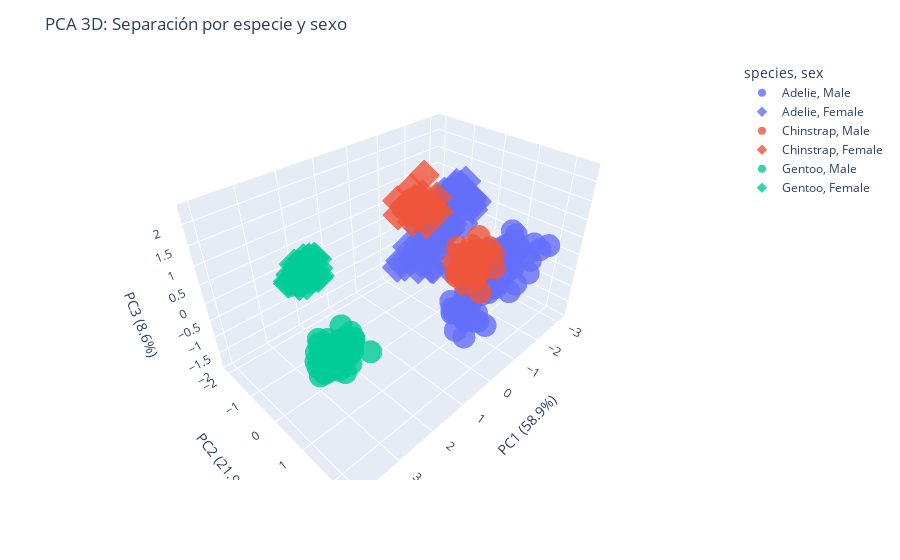

The cell this chart's notebook holds for it:
### Markdown cell above
### 🧊 **Visualización interactiva 3D con Plotly**

Usamos `plotly` para hacer un gráfico 3D dinámico en el que puedes **rotar y explorar interactivamente** la nube de puntos en el espacio PC1‑PC2‑PC3.

### 📦 Requisitos

Si no tienes `plotly`, instálalo:

```bash
pip install plotly
```

### Code cell
# Crear un nuevo DataFrame para usar con plotly
df_3d = scores.copy()
df_3d["species_sex"] = df_3d["species"] + " / " + df_3d["sex"]

# Crear gráfico 3D
fig = px.scatter_3d(
    df_3d,
    x="PC1",
    y="PC2",
    z="PC3",
    color="species",
    symbol="sex",
    opacity=0.8,
    hover_data=["species", "sex"]
)

# Personalización
fig.update_layout(
    title="PCA 3D: Separación por especie y sexo",
    scene=dict(
        xaxis_title=f"PC1 ({explained_var[0]*100:.1f}%)",
        yaxis_title=f"PC2 ({explained_var[1]*100:.1f}%)",
        zaxis_title=f"PC3 ({explained_var[2]*100:.1f}%)"
    )
)

fig.show()

### Figure 1 — Plotly figure (JSON) as saved in the notebook; plotly's stock layout.template omitted (floating-point values rounded to 4 significant figures; data arrays with more than 128 entries replaced by an {"elided": "..."} marker saying what was removed)
{"data": [{"customdata": {"elided": "73x2 str values"}, "hovertemplate": "species=%{customdata[0]}<br>sex=%{customdata[1]}<br>PC1=%{x}<br>PC2=%{y}<br>PC3=%{z}<extra></extra>", "legendgroup": "Adelie, Male", "marker": {"color": "#636efa", "opacity": 0.8, "symbol": "circle"}, "mode": "markers", "name": "Adelie, Male", "scene": "scene", "showlegend": true, "type": "scatter3d", "x": [-2.545, -2.62, -1.733, -2.656, -2.348, -1.734, -1.902, -1.76, -1.269, -1.319, -1.479, -1.419, -2.088, -1.785, -1.749, -1.89, -1.485, -1.344, -1.046, -1.276, -2.112, -1.725, -0.9931, -0.7138, -1.083, -1.051, -1.295, -1.011, -0.8105, -0.7971, -1.07, -1.55, -2.077, -1.394, -1.535, -2.612, -1.821, -1.095, -2.293, -1.863, -2.051, -1.818, -0.7273, -1.368, -0.7873, -1.117, -1.192, -0.4015, -1.297, -1.558, -1.461, -0.2522, -0.6101, -0.6766, -0.5772, -2.372, -2.364, -2.407, -1.602, -1.772, -1.559, -1.006, -1.978, -1.136, -1.332, -1.474, -1.206, -1.643, -1.367, -1.979, -1.458, -1.638, -1.064], "y": [1.152, 1.686, 1.707, 1.85, 1.805, 2.135, 2.436, 0.4798, 0.4661, 0.1958, 0.6107, 0.768, 0.6386, 1.077, 1.694, 1.301, 1.261, 1.003, 1.649, 1.193, 0.9819, 1.855, 0.881, 1.143, 0.7363, 0.7832, 0.6968, 1.585, 0.7101, 0.6588, 0.9354, 1.751, 1.195, 1.75, 1.501, 1.29, 1.558, 1.39, 1.307, 1.433, 1.001, 1.06, 1.099, 0.9496, 1.309, 1.123, 1.189, 1.409, 1.047, 0.6475, 0.979, 1.242, 1.63, 1.193, 0.8496, 1.637, 1.169, 1.4, 1.372, 1.475, 1.393, 1.461, 1.522, 1.024, 0.7552, 1.464, 0.8918, 0.5258, 0.5591, 0.8669, 1.032, 0.7176, 1.126], "z": [0.1666, 0.2535, -0.03135, 0.1423, -0.4483, 0.3964, 0.8655, -1.749, -1.781, -1.693, -1.407, -1.532, -0.9968, -0.5645, -0.7738, -0.7876, -0.8888, -0.5521, -0.3085, -0.8848, -0.4175, -0.4412, -1.651, -1.338, -1.339, -1.448, -1.763, -1.51, -1.468, -1.387, -1.484, 0.3245, 0.2126, 0.8438, 0.4752, -0.07217, 0.4701, 0.3595, -0.3644, -0.3889, -1.029, -0.852, -0.6047, -0.8596, -0.6242, -0.7265, -0.3465, -1.621, -1.88, -1.502, -1.74, -1.413, -1.103, -1.384, -1.286, 0.01911, 0.5233, 0.1302, 0.439, 0.3127, 0.3157, 0.7211, 0.7227, -1.064, -0.5384, -0.6131, -0.7783, -0.4884, -0.5393, -0.7068, -0.8358, -0.852, -0.4857]}, {"customdata": {"elided": "73x2 str values"}, "hovertemplate": "species=%{customdata[0]}<br>sex=%{customdata[1]}<br>PC1=%{x}<br>PC2=%{y}<br>PC3=%{z}<extra></extra>", "legendgroup": "Adelie, Female", "marker": {"color": "#636efa", "opacity": 0.8, "symbol": "diamond"}, "mode": "markers", "name": "Adelie, Female", "scene": "scene", "showlegend": true, "type": "scatter3d", "x": [-2.301, -2.355, -2.776, -2.669, -2.686, -2.649, -2.526, -3.135, -2.188, -1.76, -1.814, -1.622, -2.434, -2.244, -2.08, -1.904, -2.149, -2.695, -2.591, -2.607, -2.351, -2.182, -1.517, -1.752, -2.217, -1.495, -2.049, -1.86, -1.507, -2.044, -1.315, -2.677, -2.952, -2.068, -2.506, -1.995, -2.397, -2.818, -2.696, -2.1, -2.249, -2.064, -1.772, -2.367, -2.245, -2.028, -2.754, -1.537, -1.678, -1.868, -0.9348, -1.836, -0.8388, -1.444, -1.655, -2.714, -2.629, -2.805, -2.703, -2.733, -2.503, -2.525, -2.58, -2.107, -2.103, -2.256, -2.064, -1.694, -2.308, -2.084, -2.412, -2.001, -2.006], "y": [-0.6096, -0.4984, -0.3086, -0.6093, -0.6476, -0.6886, -0.2704, -0.748, -1.188, -0.8663, -0.9878, -1.127, -1.179, -1.255, -0.8976, -1.224, -0.5547, -0.6451, -1.075, -0.9607, -1.358, -1.006, -1.157, -1.337, -1.467, -1.228, -1.801, -1.666, -1.426, -1.658, -1.752, -1.175, -0.5347, -0.663, -0.7965, -0.6897, -1.181, -1.055, -0.3851, -0.9837, -0.7689, -0.5803, -0.9024, -1.362, -1.208, -0.6495, -1.837, -1.256, -1.826, -1.117, -1.203, -1.53, -1.399, -1.188, -0.2424, -0.9779, -1.011, -0.9944, -0.8229, -1.418, -0.6985, -0.8757, -0.6288, -0.7776, -0.9977, -1.196, -1.361, -0.9902, -1.952, -1.328, -0.8718, -1.004, -1.17], "z": [0.8331, 1.099, 0.6497, 0.8046, 1.165, 0.5388, 0.8745, 0.3985, -1.069, -1.344, -1.418, -0.6852, -0.9924, 0.05751, 0.07766, -0.2623, 0.2952, -0.139, -0.2283, -0.2563, -0.1332, -0.3461, -0.8707, -1.357, -1.269, -0.9525, -1.06, -1.218, -1.128, -1.059, -1.275, 0.6405, 0.2436, 0.9355, 0.4267, 1.024, 0.5266, 0.4576, 0.5357, -0.1728, -0.2566, -0.05753, -0.3757, -0.5735, -0.2954, -0.1751, -0.5631, -1.426, -0.9873, -0.8788, -1.021, -0.9671, -1.105, -0.7606, -0.9431, 0.9793, 0.5375, 0.6439, 0.9777, 0.5472, 0.912, 0.9913, 0.865, -0.2585, -0.1159, -0.3165, -0.245, 0.1352, -0.6947, -0.08317, -0.2972, -0.3343, -0.4278]}, {"customdata": [["Chinstrap", "Male"], ["Chinstrap", "Male"], ["Chinstrap", "Male"], ["Chinstrap", "Male"], ["Chinstrap", "Male"], ["Chinstrap", "Male"], ["Chinstrap", "Male"], ["Chinstrap", "Male"], ["Chinstrap", "Male"], ["Chinstrap", "Male"], ["Chinstrap", "Male"], ["Chinstrap", "Male"], ["Chinstrap", "Male"], ["Chinstrap", "Male"], ["Chinstrap", "Male"], ["Chinstrap", "Male"], ["Chinstrap", "Male"], ["Chinstrap", "Male"], ["Chinstrap", "Male"], ["Chinstrap", "Male"], ["Chinstrap", "Male"], ["Chinstrap", "Male"], ["Chinstrap", "Male"], ["Chinstrap", "Male"], ["Chinstrap", "Male"], ["Chinstrap", "Male"], ["Chinstrap", "Male"], ["Chinstrap", "Male"], ["Chinstrap", "Male"], ["Chinstrap", "Male"], ["Chinstrap", "Male"], ["Chinstrap", "Male"], ["Chinstrap", "Male"], ["Chinstrap", "Male"]], "hovertemplate": "species=%{customdata[0]}<br>sex=%{customdata[1]}<br>PC1=%{x}<br>PC2=%{y}<br>PC3=%{z}<extra></extra>", "legendgroup": "Chinstrap, Male", "marker": {"color": "#EF553B", "opacity": 0.8, "symbol": "circle"}, "mode": "markers", "name": "Chinstrap, Male", "scene": "scene", "showlegend": true, "type": "scatter3d", "x": [-0.3681, -0.4643, -0.3036, -0.1057, -0.3944, -0.5275, 0.252, -0.107, -0.728, 0.04285, -0.5567, -0.4637, 0.01943, -0.2379, 0.3788, 0.06604, 0.1573, -0.4279, 0.5043, 0.4152, 0.05164, -0.4294, 0.3206, 0.29, -0.7784, 0.002136, -0.04551, -0.313, -0.1728, -0.0914, 0.1125, 0.3787, -0.3358, 0.3388], "y": [1.642, 1.552, 1.824, 1.338, 1.776, 1.898, 1.447, 1.761, 1.642, 1.38, 0.8847, 1.605, 1.685, 1.482, 2.136, 2.333, 1.602, 1.309, 2.368, 2.134, 1.682, 1.496, 1.59, 1.808, 1.296, 1.626, 1.809, 1.466, 1.787, 1.478, 1.812, 2.114, 1.232, 1.684], "z": [0.7804, 0.9828, 1.133, 0.9578, 0.9873, 1.005, 0.9633, 0.8085, 0.9831, 0.543, 0.7212, 0.8659, 0.9332, 0.7581, 0.9414, 1.161, 0.8491, 0.8189, 0.8027, 1.032, 0.6908, 0.9723, 0.7245, 0.6015, 1.095, 0.9309, 0.8365, 1.144, 0.6826, 0.8392, 1.003, 1.427, 0.7521, 0.846]}, {"customdata": [["Chinstrap", "Female"], ["Chinstrap", "Female"], ["Chinstrap", "Female"], ["Chinstrap", "Female"], ["Chinstrap", "Female"], ["Chinstrap", "Female"], ["Chinstrap", "Female"], ["Chinstrap", "Female"], ["Chinstrap", "Female"], ["Chinstrap", "Female"], ["Chinstrap", "Female"], ["Chinstrap", "Female"], ["Chinstrap", "Female"], ["Chinstrap", "Female"], ["Chinstrap", "Female"], ["Chinstrap", "Female"], ["Chinstrap", "Female"], ["Chinstrap", "Female"], ["Chinstrap", "Female"], ["Chinstrap", "Female"], ["Chinstrap", "Female"], ["Chinstrap", "Female"], ["Chinstrap", "Female"], ["Chinstrap", "Female"], ["Chinstrap", "Female"], ["Chinstrap", "Female"], ["Chinstrap", "Female"], ["Chinstrap", "Female"], ["Chinstrap", "Female"], ["Chinstrap", "Female"], ["Chinstrap", "Female"], ["Chinstrap", "Female"], ["Chinstrap", "Female"], ["Chinstrap", "Female"]], "hovertemplate": "species=%{customdata[0]}<br>sex=%{customdata[1]}<br>PC1=%{x}<br>PC2=%{y}<br>PC3=%{z}<extra></extra>", "legendgroup": "Chinstrap, Female", "marker": {"color": "#EF553B", "opacity": 0.8, "symbol": "diamond"}, "mode": "markers", "name": "Chinstrap, Female", "scene": "scene", "showlegend": true, "type": "scatter3d", "x": [-0.8696, -1.198, -0.4972, -1.543, -0.6243, -0.6499, -0.8534, -0.7956, -0.3428, -1.09, -1.343, -1.353, -0.8667, -0.4835, -0.783, -1.342, -1.172, -0.1662, -0.5775, -1.053, -0.9026, -0.6489, -0.3522, -0.7511, -0.2556, -0.3697, -0.7316, -1.276, -0.8992, -1.11, -0.6242, -0.5869, -0.8294, -0.4171], "y": [-0.5689, -0.434, -0.5155, -0.6544, -0.1521, -0.5082, -0.6888, -0.8022, -0.001783, -0.4151, -0.979, -1.263, -0.5919, -0.2072, -0.5554, -1.308, -1.16, -0.663, -0.3007, -1.09, -0.6799, -0.8342, -0.2702, -0.4161, -0.4737, -0.8815, -0.737, -1.003, -1.046, -0.2061, -0.8985, -0.7914, -0.6428, -0.0611], "z": [1.111, 0.9784, 0.8587, 1.102, 0.8944, 1.042, 1.09, 1.013, 2.306, 1.114, 0.5962, 0.8846, 1.195, 1.606, 1.042, 0.5477, 0.6854, 1.122, 1.149, 1.362, 1.021, 1.003, 1.562, 1.533, 1.44, 1.342, 0.9928, 0.6902, 1.022, 1.021, 1.085, 0.9818, 0.8316, 1.469]}, {"customdata": [["Gentoo", "Male"], ["Gentoo", "Male"], ["Gentoo", "Male"], ["Gentoo", "Male"], ["Gentoo", "Male"], ["Gentoo", "Male"], ["Gentoo", "Male"], ["Gentoo", "Male"], ["Gentoo", "Male"], ["Gentoo", "Male"], ["Gentoo", "Male"], ["Gentoo", "Male"], ["Gentoo", "Male"], ["Gentoo", "Male"], ["Gentoo", "Male"], ["Gentoo", "Male"], ["Gentoo", "Male"], ["Gentoo", "Male"], ["Gentoo", "Male"], ["Gentoo", "Male"], ["Gentoo", "Male"], ["Gentoo", "Male"], ["Gentoo", "Male"], ["Gentoo", "Male"], ["Gentoo", "Male"], ["Gentoo", "Male"], ["Gentoo", "Male"], ["Gentoo", "Male"], ["Gentoo", "Male"], ["Gentoo", "Male"], ["Gentoo", "Male"], ["Gentoo", "Male"], ["Gentoo", "Male"], ["Gentoo", "Male"], ["Gentoo", "Male"], ["Gentoo", "Male"], ["Gentoo", "Male"], ["Gentoo", "Male"], ["Gentoo", "Male"], ["Gentoo", "Male"], ["Gentoo", "Male"], ["Gentoo", "Male"], ["Gentoo", "Male"], ["Gentoo", "Male"], ["Gentoo", "Male"], ["Gentoo", "Male"], ["Gentoo", "Male"], ["Gentoo", "Male"], ["Gentoo", "Male"], ["Gentoo", "Male"], ["Gentoo", "Male"], ["Gentoo", "Male"], ["Gentoo", "Male"], ["Gentoo", "Male"], ["Gentoo", "Male"], ["Gentoo", "Male"], ["Gentoo", "Male"], ["Gentoo", "Male"], ["Gentoo", "Male"], ["Gentoo", "Male"], ["Gentoo", "Male"]], "hovertemplate": "species=%{customdata[0]}<br>sex=%{customdata[1]}<br>PC1=%{x}<br>PC2=%{y}<br>PC3=%{z}<extra></extra>", "legendgroup": "Gentoo, Male", "marker": {"color": "#00cc96", "opacity": 0.8, "symbol": "circle"}, "mode": "markers", "name": "Gentoo, Male", "scene": "scene", "showlegend": true, "type": "scatter3d", "x": [3.299, 3.096, 2.797, 2.621, 2.452, 2.727, 3.011, 3.012, 3.467, 2.968, 3.265, 2.296, 2.431, 2.859, 3.062, 2.786, 4.003, 2.702, 2.15, 2.405, 3.16, 2.522, 3.057, 3.074, 2.359, 3.035, 2.986, 2.443, 2.518, 3.22, 2.777, 3.693, 3.199, 3.304, 3.259, 2.506, 2.68, 3.312, 3.207, 2.87, 3.155, 2.981, 3.059, 3.138, 3.235, 3.077, 3.076, 3.053, 2.466, 2.928, 3.448, 3.29, 2.521, 3.141, 2.584, 3.458, 3.289, 3.77, 3.137, 3.194, 2.606], "y": [1.037, 0.6807, 0.2783, 0.4124, 0.4084, 0.8142, 0.449, 0.8069, 0.8074, 0.5204, 0.4558, 0.4614, 0.2804, 0.4828, 0.6803, 0.4737, 1.814, 0.8198, 0.8272, 0.5976, 0.9088, 0.3556, 0.875, 0.8541, 0.4667, 0.2242, 0.4965, 0.3168, 0.2258, 0.7241, 0.3181, 1.099, 1.157, 1.004, 0.6558, 0.4359, 0.5559, 0.9099, 1.114, 0.8337, 0.8708, 0.8095, 1.304, 0.3863, 1.293, 1.275, 0.9114, 0.7727, 0.5987, 1.005, 1.494, 0.5874, 0.68, 0.9717, 0.4527, 0.9792, 1.065, 1.265, 0.9778, 0.868, 0.8065], "z": [-0.2487, -0.2874, -0.4856, -0.5149, -0.4995, -0.3556, -0.5231, -0.4045, -0.5317, -0.3276, -0.2723, -0.5247, -0.566, -0.5273, -0.2409, -0.4544, 0.7282, -0.37, -0.7681, -0.3578, -0.308, -0.08049, -0.1756, -0.1274, -0.7147, -0.3491, -0.07032, -0.6597, -0.5938, -0.1865, -0.5958, 0.2403, -0.267, -0.3347, -0.158, -0.4866, -0.3138, -0.4337, -0.233, -0.8665, 0.06883, -0.1718, -0.1298, -0.04233, 0.03084, 0.07847, -0.3073, -0.03883, -0.1439, -0.01524, 0.4344, -0.3097, -0.5889, 0.1518, -0.4675, -0.3445, -0.02778, 0.2747, -0.4843, -0.2426, -0.2225]}, {"customdata": [["Gentoo", "Female"], ["Gentoo", "Female"], ["Gentoo", "Female"], ["Gentoo", "Female"], ["Gentoo", "Female"], ["Gentoo", "Female"], ["Gentoo", "Female"], ["Gentoo", "Female"], ["Gentoo", "Female"], ["Gentoo", "Female"], ["Gentoo", "Female"], ["Gentoo", "Female"], ["Gentoo", "Female"], ["Gentoo", "Female"], ["Gentoo", "Female"], ["Gentoo", "Female"], ["Gentoo", "Female"], ["Gentoo", "Female"], ["Gentoo", "Female"], ["Gentoo", "Female"], ["Gentoo", "Female"], ["Gentoo", "Female"], ["Gentoo", "Female"], ["Gentoo", "Female"], ["Gentoo", "Female"], ["Gentoo", "Female"], ["Gentoo", "Female"], ["Gentoo", "Female"], ["Gentoo", "Female"], ["Gentoo", "Female"], ["Gentoo", "Female"], ["Gentoo", "Female"], ["Gentoo", "Female"], ["Gentoo", "Female"], ["Gentoo", "Female"], ["Gentoo", "Female"], ["Gentoo", "Female"], ["Gentoo", "Female"], ["Gentoo", "Female"], ["Gentoo", "Female"], ["Gentoo", "Female"], ["Gentoo", "Female"], ["Gentoo", "Female"], ["Gentoo", "Female"], ["Gentoo", "Female"], ["Gentoo", "Female"], ["Gentoo", "Female"], ["Gentoo", "Female"], ["Gentoo", "Female"], ["Gentoo", "Female"], ["Gentoo", "Female"], ["Gentoo", "Female"], ["Gentoo", "Female"], ["Gentoo", "Female"], ["Gentoo", "Female"], ["Gentoo", "Female"], ["Gentoo", "Female"], ["Gentoo", "Female"]], "hovertemplate": "species=%{customdata[0]}<br>sex=%{customdata[1]}<br>PC1=%{x}<br>PC2=%{y}<br>PC3=%{z}<extra></extra>", "legendgroup": "Gentoo, Female", "marker": {"color": "#00cc96", "opacity": 0.8, "symbol": "diamond"}, "mode": "markers", "name": "Gentoo, Female", "scene": "scene", "showlegend": true, "type": "scatter3d", "x": [2.104, 2.06, 2.073, 1.978, 1.764, 1.853, 2.158, 1.646, 1.558, 1.983, 2.216, 1.917, 2.312, 2.074, 1.756, 1.981, 2.674, 2.096, 1.716, 1.395, 1.823, 2.231, 1.747, 2.399, 2.121, 1.743, 2.337, 1.624, 1.562, 1.686, 2.0, 2.282, 2.162, 2.198, 2.431, 2.085, 2.012, 2.208, 2.178, 2.103, 2.089, 2.001, 2.295, 2.359, 2.008, 2.027, 2.479, 1.854, 2.404, 2.168, 1.629, 1.723, 2.485, 1.733, 2.084, 2.42, 2.281, 2.181], "y": [-1.875, -1.521, -1.769, -1.47, -2.007, -1.963, -1.721, -1.606, -2.107, -1.465, -1.439, -1.528, -1.921, -1.457, -1.748, -1.471, -1.083, -1.803, -1.936, -2.08, -1.843, -1.688, -1.805, -1.749, -1.504, -1.645, -1.405, -1.881, -1.717, -1.853, -1.721, -1.533, -1.649, -1.228, -1.224, -1.309, -1.526, -1.68, -1.34, -1.378, -1.712, -1.638, -1.492, -1.177, -1.498, -1.461, -1.309, -1.454, -1.144, -1.073, -1.67, -1.811, -0.9654, -1.44, -1.632, -1.562, -1.439, -1.321], "z": [0.2053, 0.5123, 0.2361, 0.0572, -0.08196, -0.4016, 0.1094, 0.262, -0.1552, 0.1403, -0.02122, 0.2922, -0.2767, 0.4176, -0.2126, -0.05481, 0.3972, -0.2967, 0.008454, -0.02654, 0.1722, -0.1604, 0.2232, -0.0851, 0.1712, 0.1284, 0.1657, 0.002191, -0.1004, 0.1952, 0.2011, 0.1456, -0.1074, 0.3419, 0.08736, 0.2111, 0.3366, 0.05223, 0.5174, 0.3022, 0.0114, -0.09473, 0.2678, 0.2704, 0.08359, -0.04806, 0.231, 0.4164, 0.4111, 0.2268, -0.3284, -0.1272, 0.5867, -0.1034, 0.2725, 0.2236, 0.2068, -0.06955]}], "layout": {"legend": {"title": {"text": "species, sex"}, "tracegroupgap": 0}, "margin": {"t": 60}, "scene": {"domain": {"x": [0, 1], "y": [0, 1]}, "xaxis": {"title": {"text": "PC1 (58.9%)"}}, "yaxis": {"title": {"text": "PC2 (21.9%)"}}, "zaxis": {"title": {"text": "PC3 (8.6%)"}}}, "title": {"text": "PCA 3D: Separación por especie y sexo"}}}
